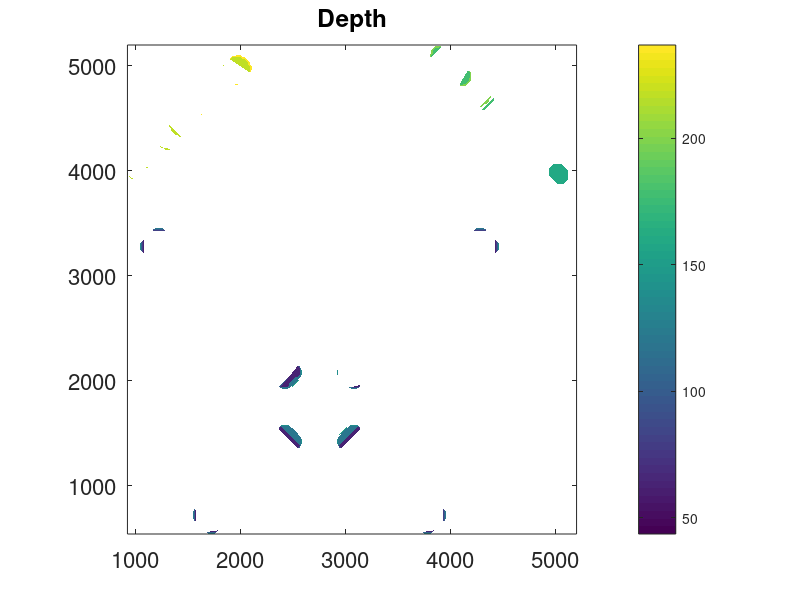
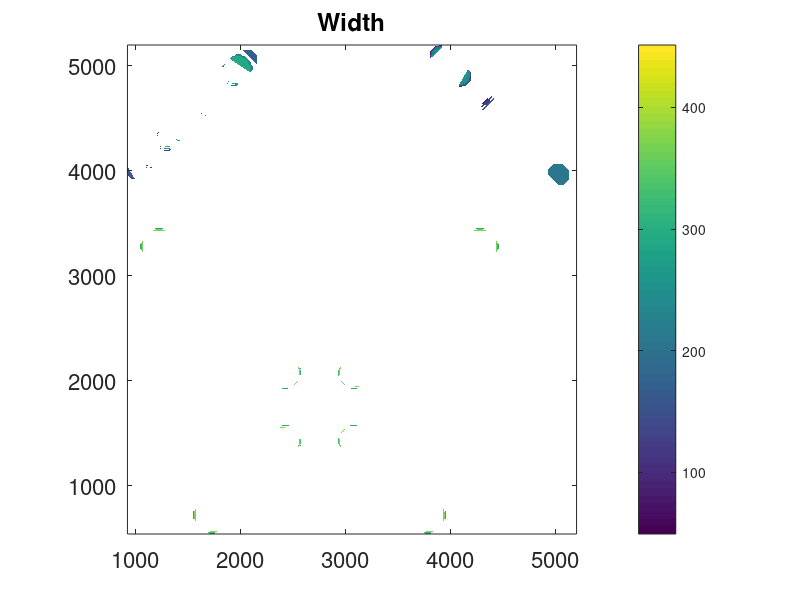

Write MATLAB code to recreate these figures, in order.
% ViewCSV - a matlab/octave script to view I/O data
%
% ViewCSV display contour plots of the input or output data
% involved in the EdgeDetectPFI algorithm (EdgeDetectPFI.f90)
%
% The user chooses whether to plot the input or output. 
% input:  contours of the signum transforms of Mz and Mz+-Mh
% output: contours of depths (h) and widths (2*a)
%
% Ref: SP Oliveira, FJF Ferreira & J de Souza, "EdgeDetectPFI: an 
% algorithm for automatic edge detection from magnetic anomalies", 
% published in Computers & Geosciences
%
% http://dx.doi.org/10.1016/j.cageo.2017.02.006

io = input('Enter 0 to view input data and 1 to view output data: ');

if(io==0)
  M      = dlmread('input.csv');
  nplot  = 2;
  titles = [{'ST Mz'},{'ST Mz-Mh'}];
else
  ho     = input(['Enter flying height (0 if none): ']);
  M      = dlmread('output.csv'); 
  nplot  = 2;
  titles = [{'Depth'},{'Width'}];
  M(:,3) = M(:,3) - ho;
end

tol = 1.0e-10;

% create 2D grid

x = M(:,1); y = M(:,2); 

xo    = min(x); xf = max(x);               
dxv   = x(2:end)-x(1:end-1);
dx    = min( abs(dxv) + 10^10*(dxv<tol) ); 
xgrid = xo:dx:xf;  Nx = length(xgrid);

yo    = min(y); yf = max(y);               
dyv   = y(2:end)-y(1:end-1);
dy    = min( abs(dyv) + 10^10*(dyv<tol) );
ygrid = yo:dy:yf;  Ny = length(ygrid);

[xx,yy] = meshgrid(xgrid,ygrid);        

% gather and plot dependent variables

z = zeros(Ny,Nx,nplot) + NaN;
for i = 1:Ny
  for j = 1:Nx
    [dist,k] = min( (x-xx(i,j)).^2 + (y-yy(i,j)).^2 ); 
    if(dist<tol)
      for l = 1:nplot
        z(i,j,l) = M(k,l+2);
      end
    end
  end
end

for l = 1:nplot
  figure(l)
  contourf(xx,yy,z(:,:,l),'LineColor','none')
  set(gca,'FontSize',16); colorbar; axis equal; axis([xo,xf,yo,yf]);
  title(titles(l));
end
